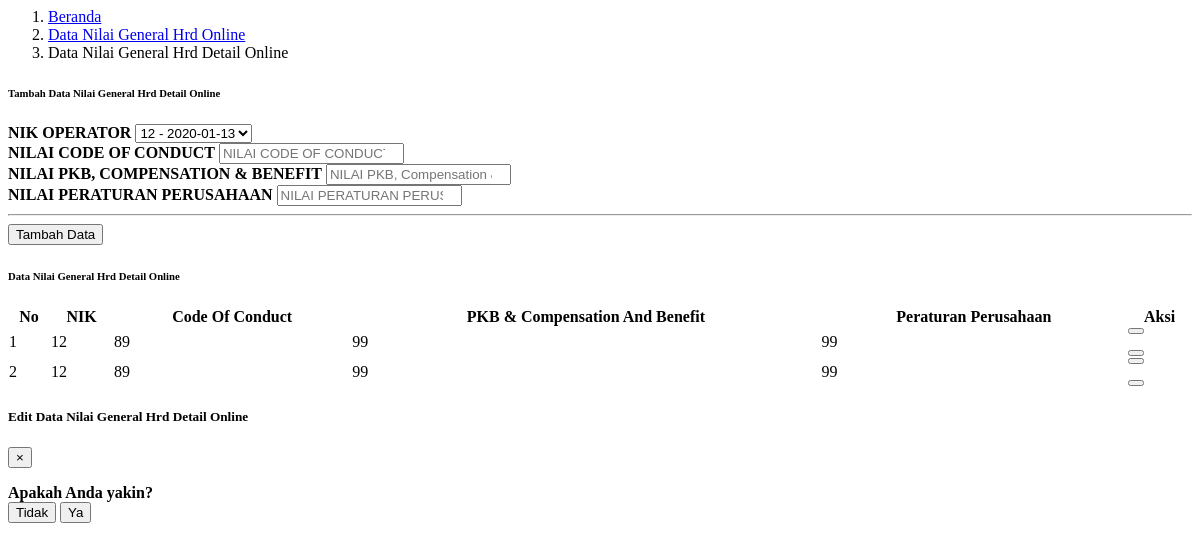
Page /module/admin/dataScoreDetail/dataScoreGeneralHrdDetail.php on the earlier database version.
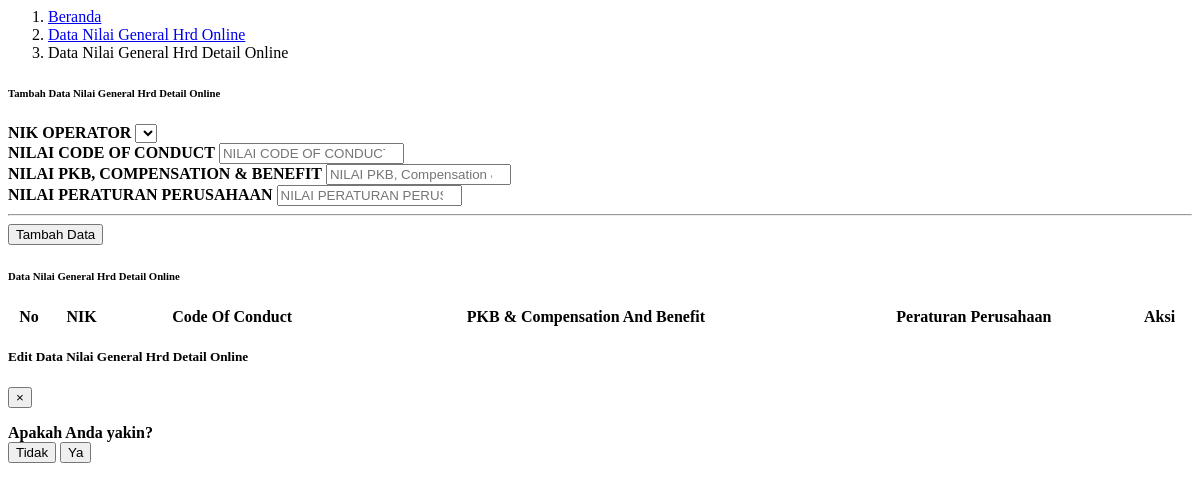
Same page on the later database version.
### tables this page shows
CREATE TABLE `tabel_score_generalhrd_detail` (
  `id_score_generalHrd_detail` int(11) NOT NULL,
  `id_score_generalHrd` int(11) NOT NULL,
  `coc` int(11) NOT NULL,
  `pkb_cab` int(11) NOT NULL,
  `perperus` int(11) NOT NULL
);

CREATE TABLE `tabel_operator` (
  `id_operator` int(30) NOT NULL,
  `id_user` int(11) NOT NULL,
  `id_jabatan` int(11) NOT NULL,
  `nama` varchar(50) NOT NULL,
  `nik` int(20) NOT NULL,
  `foto` text NOT NULL,
  `jenis_kelamin` enum('Laki-Laki','Perempuan') NOT NULL,
  `waktu_tambah` datetime NOT NULL,
  `waktu_edit` datetime NOT NULL
);

### process/proses_adminDataScoreGeneralHrdDetail.php (called while the page is built, shortened)
<?php
    function tampilScoreGeneralHrd($con)
    {
        $tampilScoreGeneralHrd="SELECT DISTINCT(tsg.id_operator), tsg.id_score_generalhrd ,tsg.*, tp.id_operator, tp.nik FROM tabel_score_generalhrd tsg, tabel_operator tp
        WHERE tsg.id_operator = tp.id_operator GROUP BY tsg.id_operator";
        $resultTampilScoreGeneralHrd=mysqli_query($con, $tampilScoreGeneralHrd);
        return $resultTampilScoreGeneralHrd;
    }
                ?>

### module/admin/dataScoreDetail/dataScoreGeneralHrdDetail.php (the view, shortened to what the changed rows need)
<?php
  include "../config/connection.php";
  include "../process/proses_adminDataScoreGeneralHrdDetail.php";
?>
<body>
    <div class="container-fluid" id="dataScore">
        <div class="card shadow mb-4">
            <div class="card-body">
                <form class="user" action="../process/proses_adminDataScoreGeneralHrdDetail.php?module=dataScoreGeneralHrdDetail&act=tambah" method="POST" enctype="multipart/form-data">
                    <div class ="row">
                        <div class="col-sm-6">
                            <div class="form-group row">
                                <div class="col-sm-12">
                                    <label class="col-sm-6 small d-flex flex-column justify-content-center" for="nikOperatorDetail" style="font-weight: bold">NIK OPERATOR</label>
                                    <?php
                                        $resultTampilScoreGeneralHrd = tampilScoreGeneralHrd($con);
                                    ?>
                                    <select class="custom-select-karyawan" name="nikOperatorDetail">
                                    <?php
                                            if(mysqli_num_rows($resultTampilScoreGeneralHrd) > 0){
                                                while($row = mysqli_fetch_assoc($resultTampilScoreGeneralHrd)){
                                                    echo "<option value='".$row['id_score_generalhrd']."'>".$row['nik']." - ".$row['tanggal_training']."</option>";
                                                }
                                            }
                                        ?>
                                    </select>
                                </div>
                            </div>
                        </div>
                    </div>
                </form>
            </div>
        </div>
        <div class="card shadow mb-4">
            <div class="card-body">
                <div class="table-responsive">
                    <table class="table table-bordered" id="dataTable" width="100%" cellspacing="0">
                        <thead>
                            <tr class="text-center">
                                <th>No</th>
                                <th>NIK</th>
                                <th>Code Of Conduct</th>
                                <th>PKB & Compensation And Benefit</th>
                                <th>Peraturan Perusahaan</th>
                                <th>Aksi</th>
                            </tr>
                        </thead>
                        <tbody>
                            <?php
                                $queryTampilData = "SELECT tsgd.*, tsg.*, tp.id_operator, tp.nik
                                    FROM tabel_score_generalhrd_detail tsgd, tabel_score_generalhrd tsg, tabel_operator tp
                                    WHERE tsg.id_operator = tp.id_operator
                                    AND tsgd.id_score_generalHrd = tsg.id_score_generalHrd;
                                        ";
                                $resultTampilData = mysqli_query($con, $queryTampilData);
                                $index = 1;
                                if(mysqli_num_rows($resultTampilData) > 0){
                                    while($rowTampilData = mysqli_fetch_assoc($resultTampilData)){
                                        ?>
                                            <tr class="text-center" id-score-quality-detail="<?php echo $rowTampilData["id_score_generalHrd_detail"] ?>">
                                                <td ><?php echo $index; ?></td>
                                                <td class="kategoriMateri"><?php echo $rowTampilData["nik"]; ?></td>
                                                <td class="judulMateri"><?php echo $rowTampilData["coc"]; ?></td>
                                                <td class="fileMateri"><?php echo $rowTampilData["pkb_cab"]; ?></td>
                                                <td class="fileMateri"><?php echo $rowTampilData["perperus"]; ?></td>
                                                <td>
                                                    <button type="button" class="btn btn-primary edit-dataScoreGeneralHrdDetail-admin mb-2 mb-sm-0" data-toggle="modal" data-target="#editDataScoreGeneralHrdDetailModal" id_scoreGeneralhrdDetailEdit="<?php echo $rowTampilData["id_score_generalHrd_detail"];?>">
                                                    </button>
                                                    <button type="button" class="btn btn-danger hapus-dataScoreGeneralHrdDetail-admin" data-toggle="modal" data-target="#hapusDataScoreGeneralHrdDetailModal" id_score_generalHrd_detail="<?php echo $rowTampilData["id_score_generalHrd_detail"];?>">
                                                    </button>
                                                </td>
                                            </tr>
                                        <?php
                                        $index++;
                                    }
                                    ?>
                                    <?php
                                }
                                else{
                                    ?>
                                    <?php
                                }
                            ?>
                        </tbody>
                    </table>
                </div>
            </div>
        </div>
    </div>
</body>

Differences in the rows shown:
removed tabel_score_generalhrd_detail: tabel_operator.nik "12", coc "89", pkb_cab "99", perperus "99"
removed tabel_score_generalhrd_detail: tabel_operator.nik "12", coc "89", pkb_cab "99", perperus "99"
Other differences:
form field nikOperatorDetail: "12 - 2020-01-13" → (not shown)
